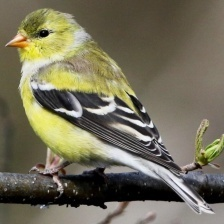
#> input picture Bird Speciees Dataset/AMERICAN GOLDFINCH/001.jpg, 224 x 224 px; its folder holds only this picture in this run
$ jupyter execute --allow-errors bird_dataset_analysis.ipynb
#> lines starting #> are read from the running program, lines starting #| are printed output that depends on the picture
### Spatial and frequency views
The three code cells below produce two images: a spatial view of one image and a frequency view calculated from the dataset's mean image.

[cell 1]
'''
Import libraries and load the dataset.
'''

import numpy as np
import matplotlib.pyplot as plt
from pathlib import Path
from PIL import Image
from scipy.ndimage import sobel

ROOT = Path("Bird Speciees Dataset")  # Path to the dataset
IMAGE_SIZE = (224,224)
EXTS = {".jpg", ".jpeg", ".png"}   # Allowed image file extensions
paths = sorted(
    p for p in ROOT.rglob("*")
    if p.is_file() and p.suffix.lower() in EXTS
)

if not paths:
    raise FileNotFoundError(f"No images found in {ROOT.resolve()}")

print(f"{len(paths)} images")

#> (a cell that did not finish here is left out)

[cell 3]
# Mean image across the dataset
mean_img = np.zeros((*IMAGE_SIZE, 3), dtype=np.float64)
for p in paths:
    mean_img += np.asarray(Image.open(p).convert("RGB"), dtype=np.float64)
#> pass 2 of the loop `for p in paths:`:
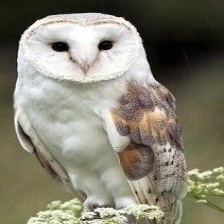
#> input picture Bird Speciees Dataset/BARN OWL/003.jpg, 224 x 224 px
#> `mean_img += np.asarray(Image.open(p).convert("RGB"), dtype=np.float64)`:
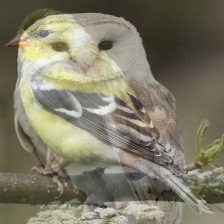
#> mean_img: shape (224, 224, 3) float64; mean R, G, B 248.4, 240, 203.5; drawn with min black and max white
mean_img /= len(paths)
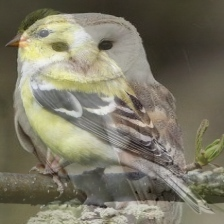
#> mean_img: shape (224, 224, 3) float64; mean R, G, B 124.2, 120, 101.7
gray = mean_img.mean(axis=2)
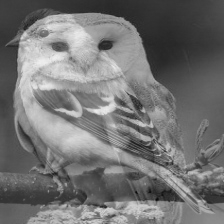
#> gray: shape (224, 224) float64; min 10.33, max 238.5, mean 115.3

# 2-D Fourier transform and spectral power distribution
F = np.fft.fftshift(np.fft.fft2(gray))
power = np.abs(F) ** 2
power_log = np.log10(1 + power)
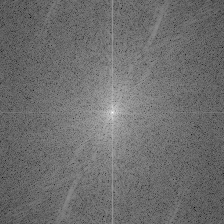
#> power_log: shape (224, 224) float64; min 0.651, max 13.52, mean 6.22; drawn with min black and max white

# Spatial-frequency coordinates in cycles per pixel
height, width = gray.shape
#> height = 224; width = 224
u = np.fft.fftshift(np.fft.fftfreq(width))
#> u = 224 values from -0.5 to 0.496
v = np.fft.fftshift(np.fft.fftfreq(height))
#> v = 224 values from -0.5 to 0.496

fig, ax = plt.subplots(figsize=(6, 5))
im = ax.imshow(
    power_log,
    extent=[u[0], u[-1], v[0], v[-1]],
    origin="lower",
    cmap="viridis",
    aspect="equal",
)
ax.set_xlabel("horizontal spatial frequency (cycles/pixel)")
ax.set_ylabel("vertical spatial frequency (cycles/pixel)")
ax.set_title("2-D Spectral Power Distribution")
cbar = fig.colorbar(im, ax=ax, fraction=0.046, pad=0.04)
cbar.set_label("log10(1 + spectral power)")
plt.tight_layout()
plt.show()
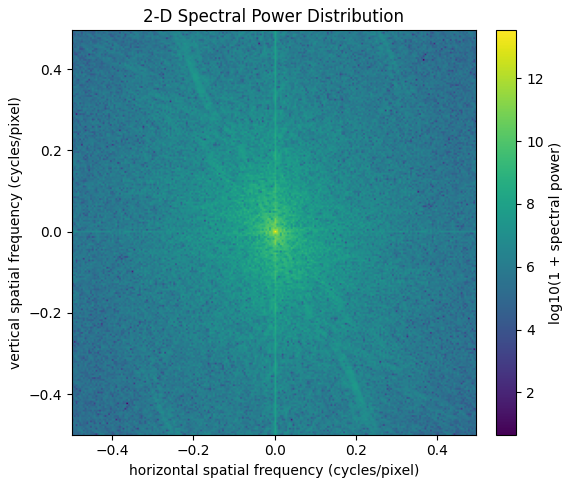
#> figure drawn by matplotlib, 2 panels

Copied from p1.md
### Transformation experiment
For this experiment, the transformation used is Sobel edge detection.

**Prediction:** Sobel edge detection will produce stronger and more accurate responses at high-contrast features such as the bird's beak and eye, and weaker responses across the body where brightness changes are more gradual. The strength of the bird's outline will also depend on the contrast between the bird and its background. For example, a penguin's white feathers will produce a weaker outline against a snowy background.

#> (a cell that did not finish here is left out)

### Sobel findings
Inspecting dozens of images from this experiment, the initial predictions were mostly correct. The beak, eye, feather boundaries and the bird outline give the strongest responses, while smooth body regions give weak responses. The outline becomes weak where the bird and background have similar brightness, for example the Emperor Penguin's white front against snow.

### How much signal can be removed before the bird can no longer be identified?

To determine this, the average image for each bird species will first be calculated.

[cell 5]
# Convert images to grayscale and calculate one average image per species.
species = ["AMERICAN GOLDFINCH", "BARN OWL", "CARMINE BEE-EATER", "DOWNY WOODPECKER", "EMPEROR PENGUIN", "FLAMINGO"]

species_means = {bird: np.zeros(IMAGE_SIZE, dtype=np.float64) for bird in species}
species_counts = {bird: 0 for bird in species}

for p in paths:
    bird = p.parent.name
    if bird in species:
        species_means[bird] += np.asarray(Image.open(p).convert("L"), dtype=np.float64)
        species_counts[bird] += 1
#> pass 2 of the loop `for p in paths:`:

species_means = {
    bird: species_means[bird] / species_counts[bird]
    for bird in species
}
#> species_means = 6 items

# Average 2-D power over circular frequency bands.
def radial_power_spectrum(image):
    image = image - image.mean()  # Remove the dominant zero-frequency brightness component.
    F = np.fft.fftshift(np.fft.fft2(image))
    power = np.abs(F) ** 2

    height, width = image.shape
    u = np.fft.fftshift(np.fft.fftfreq(width))
    v = np.fft.fftshift(np.fft.fftfreq(height))
    uu, vv = np.meshgrid(u, v)
    radius = np.sqrt(uu**2 + vv**2)

    frequency_step = min(abs(u[1] - u[0]), abs(v[1] - v[0]))
    bin_edges = np.arange(0, radius.max() + frequency_step, frequency_step)
    bin_numbers = np.digitize(radius.ravel(), bin_edges)
    frequencies = (bin_edges[:-1] + bin_edges[1:]) / 2
    radial_power = np.array([
        power.ravel()[bin_numbers == i].mean()
        if np.any(bin_numbers == i) else np.nan
        for i in range(1, len(bin_edges))
    ])

    return F, power, u, v, frequencies, radial_power

#> (the rest of this cell did not finish here and is left out)

[cell 6]
# Test whether radial Fourier power can distinguish individual bird images.
from sklearn.ensemble import RandomForestClassifier
from sklearn.metrics import ConfusionMatrixDisplay, accuracy_score, classification_report
from sklearn.model_selection import train_test_split

feature_rows = []
labels = []

for p in paths:
    bird = p.parent.name
    if bird not in species:
        continue

    image = np.asarray(Image.open(p).convert("L"), dtype=np.float64)
    _, _, _, _, frequencies, radial_power = radial_power_spectrum(image)
#> frequencies = 159 values from 0.00223 to 0.708; radial_power = 159 values, max 1.44e+11 at index 0, min 40804 at index 158, mean 2.77e+09
    feature_rows.append(np.log1p(np.nan_to_num(radial_power, nan=0.0)))
    labels.append(bird)
#> pass 2 of the loop `for p in paths:`:
#> `image = np.asarray(Image.open(p).convert("L"), dtype=np.float64)`:
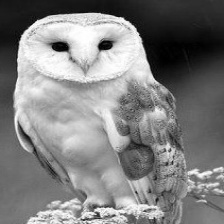
#> image: shape (224, 224) float64; min 0, max 255, mean 127.6
#> `_, _, _, _, frequencies, radial_power = radial_power_spectrum(image)`: radial_power = 159 values, max 8.03e+11 at index 0, min 85927.6 at index 157, mean 7.88e+09

X = np.asarray(feature_rows)
y = np.asarray(labels)

#> (the rest of this cell did not finish here and is left out)
